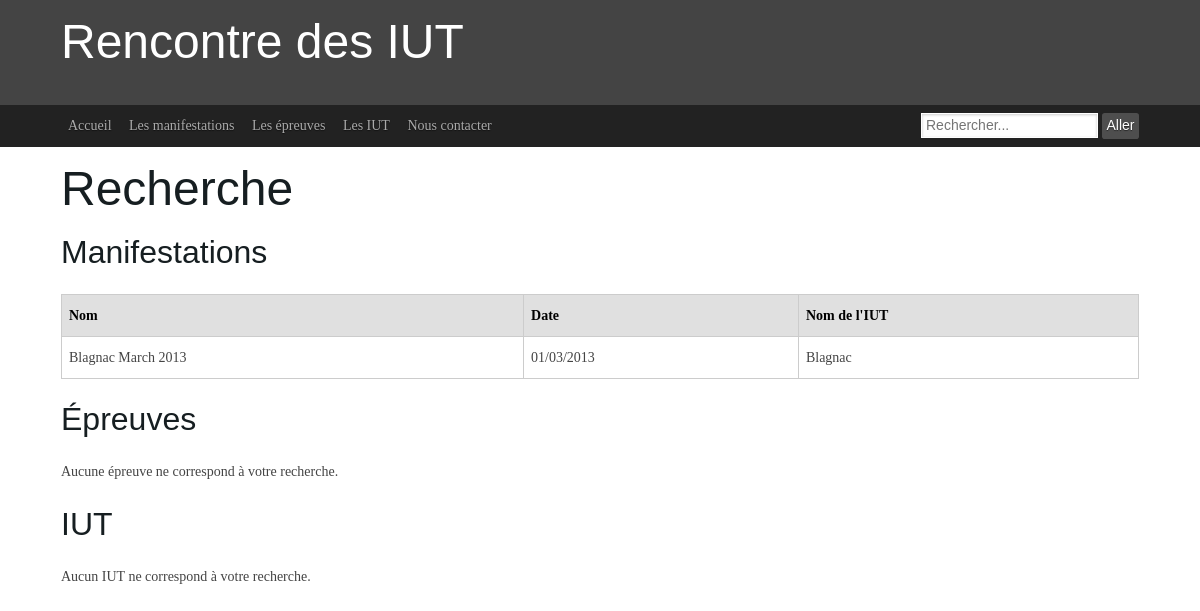
The page /recherche.php?recherche=Blagnac March 2013 on the database its author committed.
### tables this page shows
create table manifestation (
numMan int(5) not null auto_increment,
nomMan varchar(80),
dateMan date,
noIut int(5) not null,
primary key (numMan),
foreign key (noIut) references iut(noIut) on update cascade on delete cascade
);

create table iut (
noIut int(5) not null auto_increment,
nomIut varchar(80),
adresse varchar(80),
nbEtudiants int(5),
primary key (noIut)
);

### include/queryUtil.php (called while the page is built, shortened)
<?php
function query($query) {
    $bdd = mysqli_connect('aquassaut.pwnz.org','proje','tbdd','projet');
    $result = mysqli_query($bdd, $query);
    $array_sultat = [];
    $compteur = 0;
    while($row = $result->fetch_row()) {
        $array_sultat[$compteur] = $row;
        $compteur += 1;
    }
    return $array_sultat;
}
?>

### view/rechercheView.php (called while the page is built)
<?php
require_once "include/queryUtil.php";
function searchInManif($string2search)
{
    $q = 'select numMan, nomMan, date_format(dateMan, "%d/%m/%Y"), nomIut
          from manifestation as m
          inner join iut i on m.noIut = i.noIut
          where nomMan like "%'.$string2search.'%"
          or dateMan like "%'.$string2search.'%"
          or nomIUT like "%'.$string2search.'%";';
    return query($q);
}
function searchInEpreuves($string2search) {
    $q = 'select * from epreuve
        where intitule like "%'.$string2search.'%"
        order by intitule;';
    return query($q);
}
function searchInIUT($string2search) {
    $q = 'select * from iut
        where nomIut like "%'.$string2search.'%"
        or adresse like "%'.$string2search.'%"
        or nbEtudiants like "%'.$string2search.'%"
        order by nomIut;';
    return query($q);
}
?>

### recherche.php (the view, shortened to what this page needs)
<?php
require_once "include/pageTemplate.php";
require_once "view/rechercheView.php";
function printSearchManif($string2search)
{
    $manifs = searchInManif($string2search);
    echo('<h2>Manifestations</h2>');
    echo('
                    <article class="ym-content">
                        <table class="bordertable">
                            <thead>
                                <tr>
                                    <th>Nom</th>
                                    <th>Date</th>
                                    <th>Nom de l\'IUT</th>
                                </tr>
                            </thead>
                            <tbody>
    ');
    foreach($manifs as $manif) {
        echo('
                                <tr>
                                    <td>'.$manif[1].'</td>
                                    <td>'.$manif[2].'</td>
                                    <td>'.$manif[3].'</td>
                                </tr>
        ');
    }
    echo('
                            </tbody>
                        </table>
                    </article>
    ');
}
function printSearchIUT($string2search)
{
    $iut = searchInIUT($string2search);
    echo('<h2>IUT</h2>');
    if (count($iut) === 0) {
        echo('
                    <article class="ym-content">
                        <p>Aucun IUT ne correspond à votre recherche.</p>
                    </article>
        ');
        return;
    }
}
function printSearchEpreuves($string2search)
{
    $epreuves = searchInEpreuves($string2search);
    echo('<h2>Épreuves</h2>');
    if (count($epreuves) === 0) {
        echo('
                    <article class="ym-content">
                        <p>Aucune épreuve ne correspond à votre recherche.</p>
                    </article>
        ');
        return;
    }
}
$string2search = "";
if (isset($_GET['recherche'])) {
    $string2search = $_GET['recherche'];
}
printSearchManif($string2search);
printSearchEpreuves($string2search);
printSearchIUT($string2search);
?>

### rows shown on the page
manifestation: nomMan "Blagnac March 2013", manif "01/03/2013", noIut.nomIut "Blagnac"

### other values the page prints
$page[1] "Accueil"
$page[1] "Les manifestations"
$page[1] "Les épreuves"
$page[1] "Les IUT"
$page[1] "Nous contacter"
$title "Recherche"
